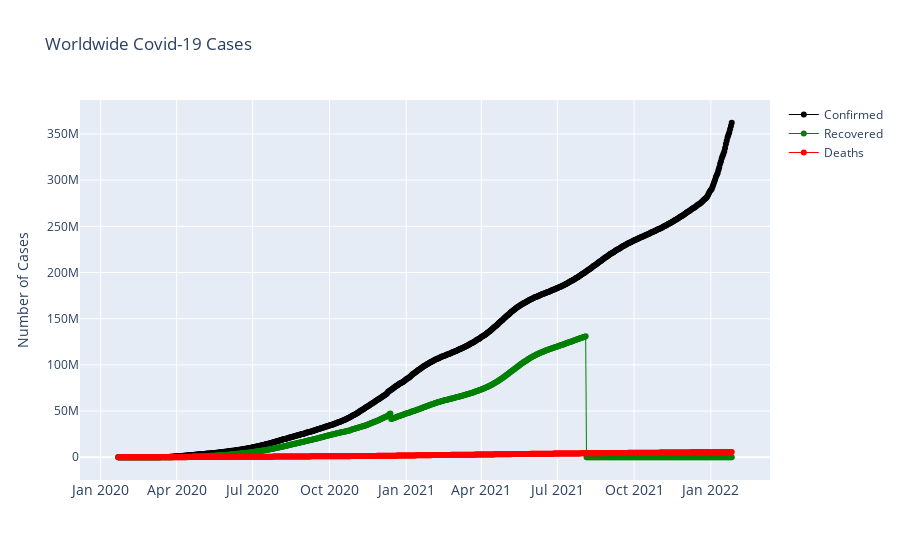

The notebook cell this image was saved under:
### Code cell
fig = go.Figure()
fig.add_trace(go.Scatter(x = confirmed['Date'], y = confirmed['Confirmed'], mode = 'lines+markers', name = 'Confirmed', line = dict(color = "Black", width = 1)))
fig.add_trace(go.Scatter(x = recovered['Date'], y = recovered['Recovered'], mode = 'lines+markers', name = 'Recovered', line = dict(color = "Green", width = 1)))
fig.add_trace(go.Scatter(x = deaths['Date'], y = deaths['Deaths'], mode = 'lines+markers', name = 'Deaths', line = dict(color = "Red", width = 1)))
fig.update_layout(title = 'Worldwide Covid-19 Cases', xaxis_tickfont_size = 14, yaxis = dict(title = 'Number of Cases'))
fig.show()

### Figure 1 — Plotly figure (JSON) as saved in the notebook; plotly's stock layout.template omitted (floating-point values rounded to 4 significant figures; data arrays with more than 128 entries replaced by an {"elided": "..."} marker saying what was removed)
{"data": [{"line": {"color": "Black", "width": 1}, "mode": "lines+markers", "name": "Confirmed", "type": "scatter", "x": {"elided": "736 str values"}, "y": {"elided": "736 int values"}}, {"line": {"color": "Green", "width": 1}, "mode": "lines+markers", "name": "Recovered", "type": "scatter", "x": {"elided": "736 str values"}, "y": {"elided": "736 int values"}}, {"line": {"color": "Red", "width": 1}, "mode": "lines+markers", "name": "Deaths", "type": "scatter", "x": {"elided": "736 str values"}, "y": {"elided": "736 int values"}}], "layout": {"title": {"text": "Worldwide Covid-19 Cases"}, "xaxis": {"tickfont": {"size": 14}}, "yaxis": {"title": {"text": "Number of Cases"}}}}
